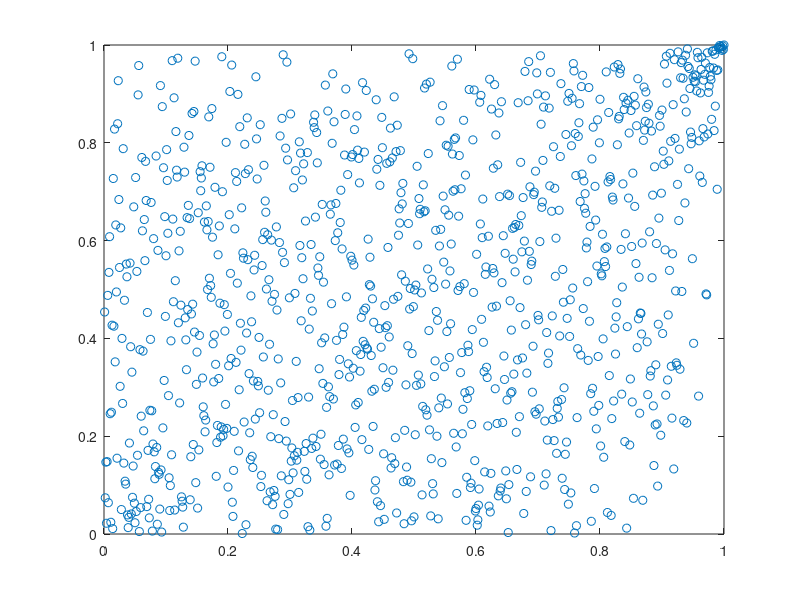

Reproduce this figure in MATLAB.

X=-1*log(rand(1000,1))
Y=3*X.^2+10+20*randn(1000,1) %dependencia con ruido
plot (X,Y,'o')
lx=length(X)
for i=1:lx
    for j=1:lx
        I(j)=(X(j)<=X(i));
    end
    fhatx(i)=mean(I); %empirica en cada dato
    I=[];
end
Xc=fhatx;

ly=length(Y)
for i=1:ly
    for j=1:ly
        I(j)=(Y(j)<=Y(i));
    end
    fhaty(i)=mean(I); %empirica en cada dato
    I=[];
end
Yc=fhaty;

plot(Xc,Yc,'o') %copula